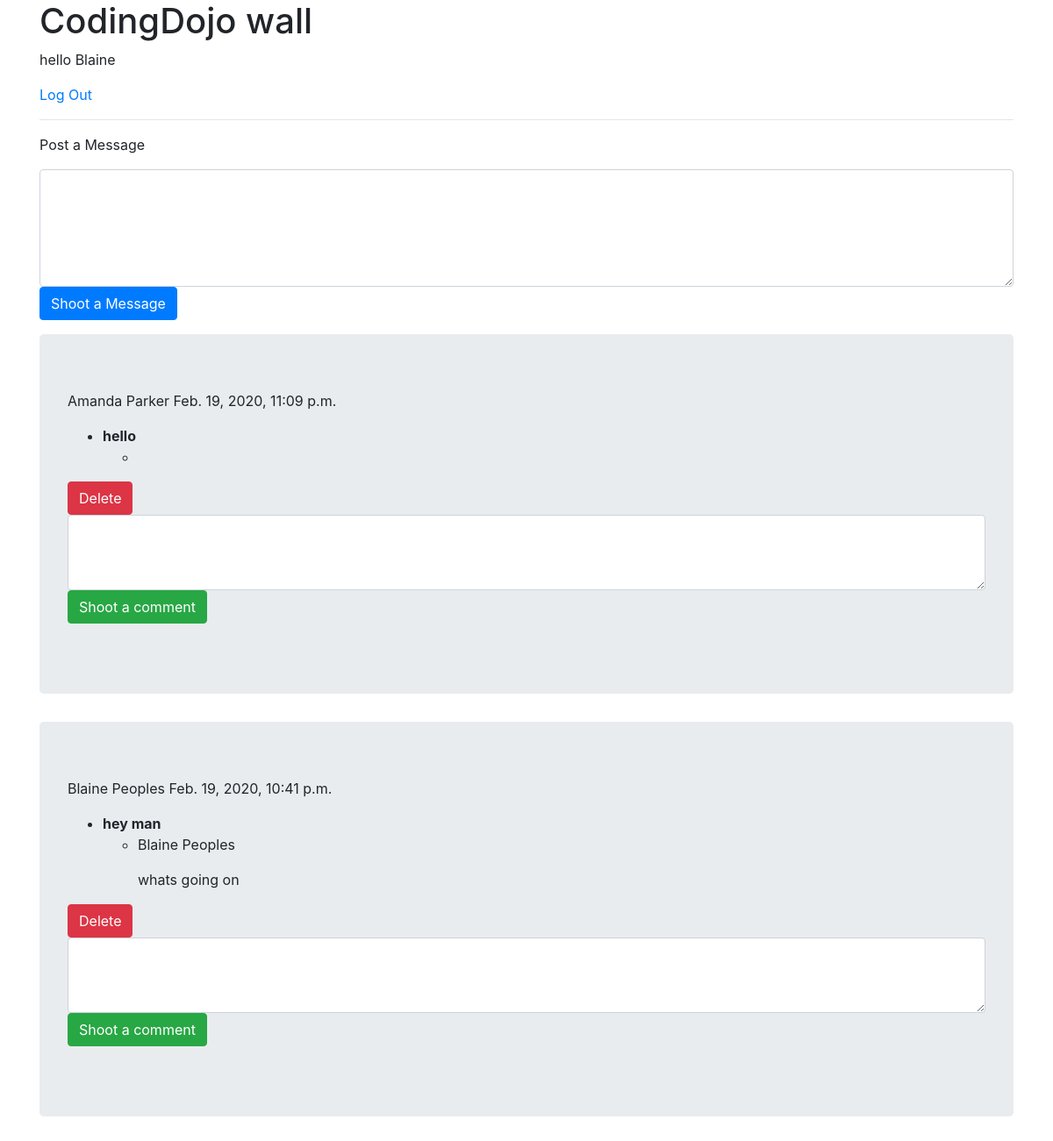
The app's page /wall (signed in) with its own data.
### wall_app/models.py (models this page shows)
class User(models.Model):
    first_name = models.CharField(max_length=45)
    last_name = models.CharField(max_length=45)
    email = models.CharField(max_length=45)
    password = models.CharField(max_length=255)
    created_at = models.DateTimeField(auto_now_add=True)
    updated_at = models.DateTimeField(auto_now=True)
    objects = LoginManager()

class Post(models.Model):
    user = models.ForeignKey(User, related_name="users_post", on_delete = models.CASCADE)
    post = models.CharField(max_length=255)
    created_at = models.DateTimeField(auto_now_add=True)
    updated_at = models.DateTimeField(auto_now=True)

class Comment(models.Model):
    posting = models.ForeignKey(Post, related_name="comment_on_post", on_delete = models.CASCADE)
    users_comments = models.ForeignKey(User, related_name="users_commenting_on_post", on_delete = models.CASCADE)
    comment = models.CharField(max_length=255)
    created_at = models.DateTimeField(auto_now_add=True)
    updated_at = models.DateTimeField(auto_now=True)

### wall_app/views.py (the view)
# urls.py: path('wall', views.wall),
def wall(request):
    if 'userid' not in request.session:
        return redirect('/')
    else:
        context = {
            "user" : User.objects.get(id = request.session['userid']),
            "allposts" : Post.objects.all().order_by('post')
        }
        return render(request, 'wall.html', context)

### wall_app/templates/wall.html (shortened to what this page needs)
<!DOCTYPE html>
<html lang="en">
<head>
    <link rel="stylesheet" href="https://stackpath.bootstrapcdn.com/bootstrap/4.3.1/css/bootstrap.min.css">
</head>
<body>
    <div id="header" class="container">
        <header class="form-group">
            <h1>CodingDojo wall</h1>
            <p>hello {{ user.first_name }}</p>
            <a href="/logout" class="text-justify">Log Out</a>
        </header>
        <hr>
        <p>Post a Message</p>
        <form class="form-group" method="post" action="/make_post">
            <textarea class="form-control" name="post" id="messages" cols="100" rows="5"></textarea>
            <button type="submit" class="btn btn-primary">Shoot a Message</button>
        </form>
        <div id="message_board" >
            {% for post in allposts %}
            <div class="jumbotron">
                <p>{{post.user.first_name}} {{post.user.last_name}} {{post.created_at}}</p>
                <ul>
                    <li><strong>{{post.post}}</strong></li>
                    <ul>
                        <li>
                        {% for comment in post.comment_on_post.all %}
                            <p>{{ comment.users_comments.first_name }} {{ comment.users_comments.last_name }}</p>
                            <p>{{ comment.comment}}</p>
                        {% endfor %}
                        </li>
                    </ul>
                </ul>
            <a class="btn btn-danger" href="/delete_post/{{post.id}}">Delete</a>
            <form class="form-group" method="post"
             action="/make_comment/{{post.id}}">
                <textarea class="form-control" name="comment" id="comment" cols="10" rows="3"></textarea>
                <button type="submit" class="btn btn-success">Shoot a comment</button>
            </form>
            </div>
            {% endfor %}
        </div>
    </div>
</body>
</html>

### records on screen
User: first_name "Blaine"
Post: user.first_name "Amanda", user.last_name "Parker", created_at "Feb. 19, 2020, 11:09 p.m.", post "hello"
Post: user.first_name "Blaine", user.last_name "Peoples", created_at "Feb. 19, 2020, 10:41 p.m.", post "hey man"
Comment: users_comments.first_name "Blaine", users_comments.last_name "Peoples", comment "whats going on"
